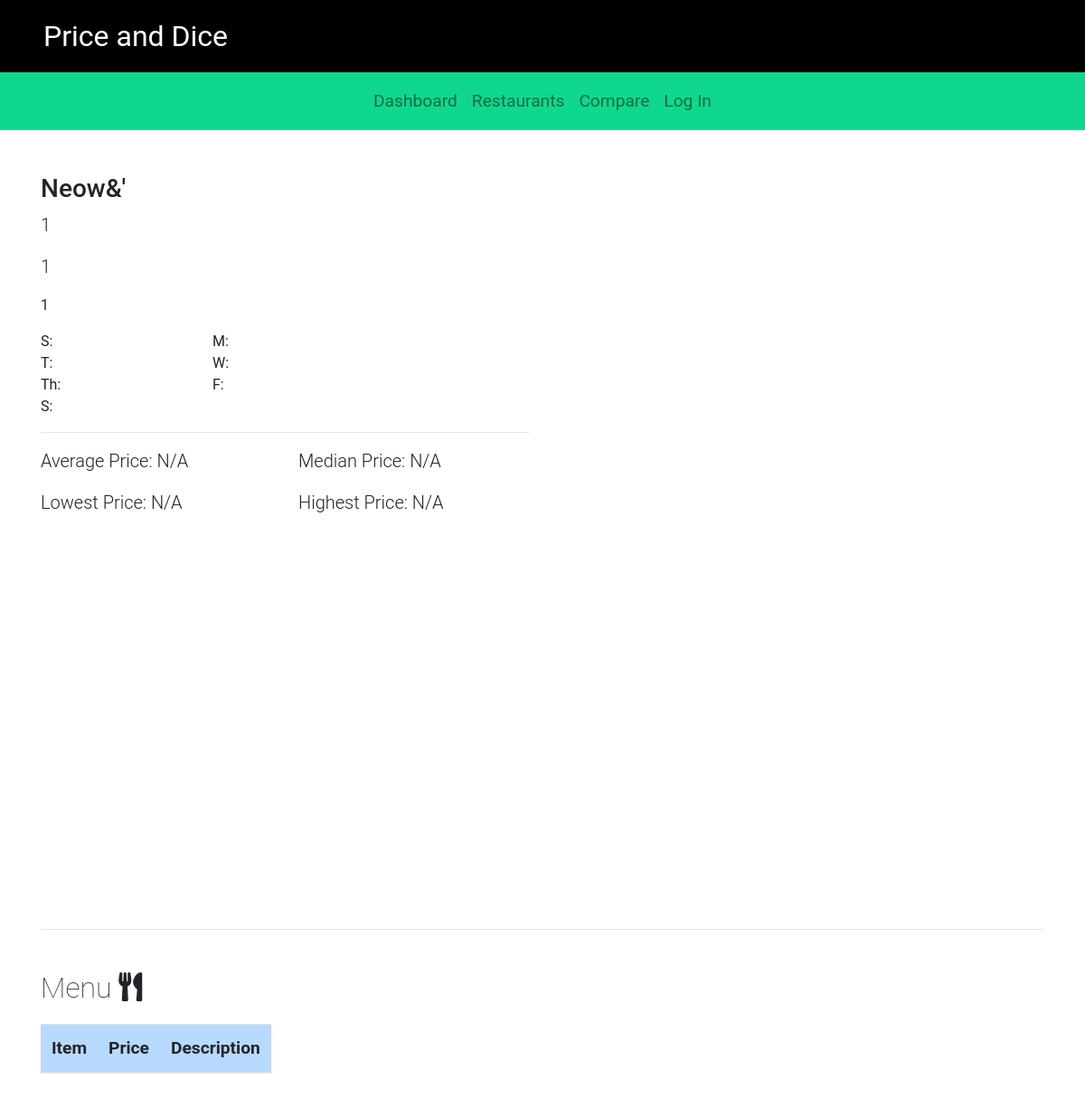
/campus/95/, run on the app's committed database.
### campus/models.py (models this page shows, shortened)
class Restaurant(models.Model):
    name = models.CharField(max_length=200)
    location = models.CharField(max_length=200)
    phone_number = models.CharField(max_length=20, default='(xxx) xxx-xxxx')
    description = models.CharField(max_length=300, default='No description added')
    sunday = models.CharField(max_length=20, default=DEFAULT_HOURS)
    monday = models.CharField(max_length=20, default=DEFAULT_HOURS)
    tuesday = models.CharField(max_length=20, default=DEFAULT_HOURS)
    wednesday = models.CharField(max_length=20, default=DEFAULT_HOURS)
    thursday = models.CharField(max_length=20, default=DEFAULT_HOURS)
    friday = models.CharField(max_length=20, default=DEFAULT_HOURS)
    saturday = models.CharField(max_length=20, default=DEFAULT_HOURS)
    item_list = models.ManyToManyField(Item)
    def get_average_price(self):
        item_list = self.item_list.all()
        if not item_list:
            return 'N/A'
    def get_min_price(self):
        item_list = self.item_list.all()
        if not item_list:
            return 'N/A'
        else:
            min_price = item_list[0].price
            for i in item_list:
                if i.price < min_price:
                    min_price = i.price
            return min_price
    def get_max_price(self):
        item_list = self.item_list.all()
        if not item_list:
            return 'N/A'
        else:
            max_price = item_list[0].price
            for i in item_list:
                if i.price > max_price:
                    max_price = i.price
            return max_price

### campus/views.py (the view)
# urls.py: path('<int:restaurant_id>/', views.restaurant_detail, name='restaurant_detail'),
def restaurant_detail(request, restaurant_id, context={}):
    try:
        restaurant = Restaurant.objects.get(pk=restaurant_id)
    except Restaurant.DoesNotExist:
        raise Http404("Restaurant does not exist")
    context['restaurant'] = restaurant
    return render(request, 'campus/restaurant-detail.html', context)

### campus/templates/campus/restaurant-detail.html (shortened to what this page needs)
{% extends "./base.html" %}
{% block body %}
<div class="container content-top">
    <div class="row">
        <div class="col-lg-6">
            <h3>{{restaurant.name}}</h3>
        </div>
    </div>
    <div class="row">
        <div class="col-lg-6">
            <p class="lead">{{restaurant.location}}</p>
        </div>
    </div>
    <div class="row">
        <div class="col-lg-6">
            <p class="lead" >{{restaurant.phone_number}}</p>
        </div>
    </div>
    {% if restaurant.description != 'No description added' %}
    <div class="row">
        <div class="col-lg-6">
                <p>{{restaurant.description}}</p>
        </div>
    </div>
    {% endif %}
    <div class="row">
        <div class="col-lg-2">
            S: {{restaurant.sunday}}
        </div>
        <div class="col-lg-2">
            M: {{restaurant.monday}}
        </div>
    </div>
    <div class="row">
        <div class="col-lg-2">
            T: {{restaurant.tuesday}}
        </div>
        <div class="col-lg-2">
            W: {{restaurant.wednesday}}
        </div>
    </div>
    <div class="row">
        <div class="col-lg-2">
            Th: {{restaurant.thursday}}
        </div>
        <div class="col-lg-2">
            F: {{restaurant.friday}}
        </div>
    </div>
    <div class="row">
        <div class="col-lg-2">
            S: {{restaurant.saturday}}
        </div>
    </div>
    <div class="row">
        <div class="col-lg-6">
            <hr>
        </div>
    </div>
    <div class="row">
        <div class="col-lg-3">
            <p class="lead">Average Price:
                {% if restaurant.get_average_price != 'N/A' %}
                ${{restaurant.get_average_price | floatformat:2}}
                {% else %}
                {{restaurant.get_average_price}}
                {% endif %}
            </p>
        </div>
        <div class="col-lg-3">
            <p class="lead">Median Price:
                {% if restaurant.get_average_price != 'N/A' %}
                ${{restaurant.get_average_price | floatformat:2}}
                {% else %}
                {{restaurant.get_average_price}}
                {% endif %}
            </p>
        </div>
    </div>
    <div class="row">
        <div class="col-lg-3">
            <p class="lead">Lowest Price:
                {% if restaurant.get_min_price != 'N/A' %}
                ${{restaurant.get_min_price | floatformat:2}}
                {% else %}
                {{restaurant.get_min_price}}
                {% endif %}
            </p>
        </div>
        <div class="col-lg-3">
            <p class="lead">Highest Price:
                {% if restaurant.get_max_price != 'N/A' %}
                ${{restaurant.get_max_price | floatformat:2}}
                {% else %}
                {{restaurant.get_max_price}}
                {% endif %}
            </p>
        </div>
    </div>
    <div class="row">
        <div class="col-lg-12">
            <div id="map" class="map"></div>
        </div>
    </div>
    <hr>
    <br>
    <p class="sub-heading">Menu <i class="fas fa-utensils"></i></p>
    <div class="row">
        <div class="col-lg-12">
                <table class="table table-weight-low
                    table-large table-hover table-responsive table-striped">
                    <thead>
                        <tr class="table-primary">
                            <th>Item</th>
                            <th>Price</th>
                            <th>Description</th>
                        </tr>
                    </thead>
                </table>
        </div>
    </div>
    <br>
</div>
{% endblock %}

### campus/static/campus/style.css (style rules this page uses)
body { font-family: 'Roboto', sans-serif; }
.sub-heading { font-size: 2rem; font-weight: 100; }
.map { height: 425px; }
.content-top { margin-top: 3rem; }

### campus/static/campus/table.css (style rules this page uses)
.table-large { font-size: 1.2rem; }
.table-weight-low { font-weight: 100; }

### data on the page
Restaurant: name "Neow&'", location "1", phone_number "1", description "1", get_average_price "N/A", get_min_price "N/A", get_max_price "N/A"
